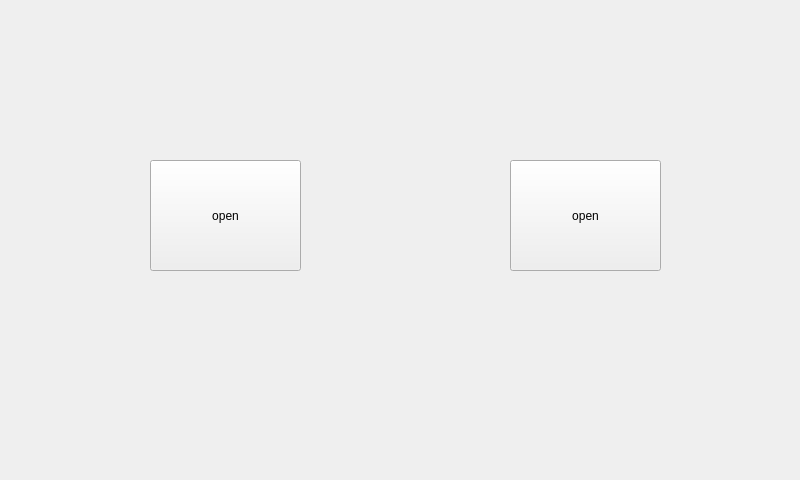
<?xml version="1.0" encoding="UTF-8"?>
<ui version="4.0">
 <class>LedCtl</class>
 <widget class="QMainWindow" name="LedCtl">
  <property name="geometry">
   <rect>
    <x>0</x>
    <y>0</y>
    <width>800</width>
    <height>480</height>
   </rect>
  </property>
  <property name="windowTitle">
   <string>LedCtl</string>
  </property>
  <widget class="QWidget" name="centralWidget">
   <widget class="QPushButton" name="led1Bt">
    <property name="geometry">
     <rect>
      <x>150</x>
      <y>160</y>
      <width>151</width>
      <height>111</height>
     </rect>
    </property>
    <property name="text">
     <string>open</string>
    </property>
   </widget>
   <widget class="QPushButton" name="led2Bt">
    <property name="geometry">
     <rect>
      <x>510</x>
      <y>160</y>
      <width>151</width>
      <height>111</height>
     </rect>
    </property>
    <property name="text">
     <string>open</string>
    </property>
   </widget>
  </widget>
 </widget>
 <layoutdefault spacing="6" margin="11"/>
 <resources/>
 <connections/>
</ui>
